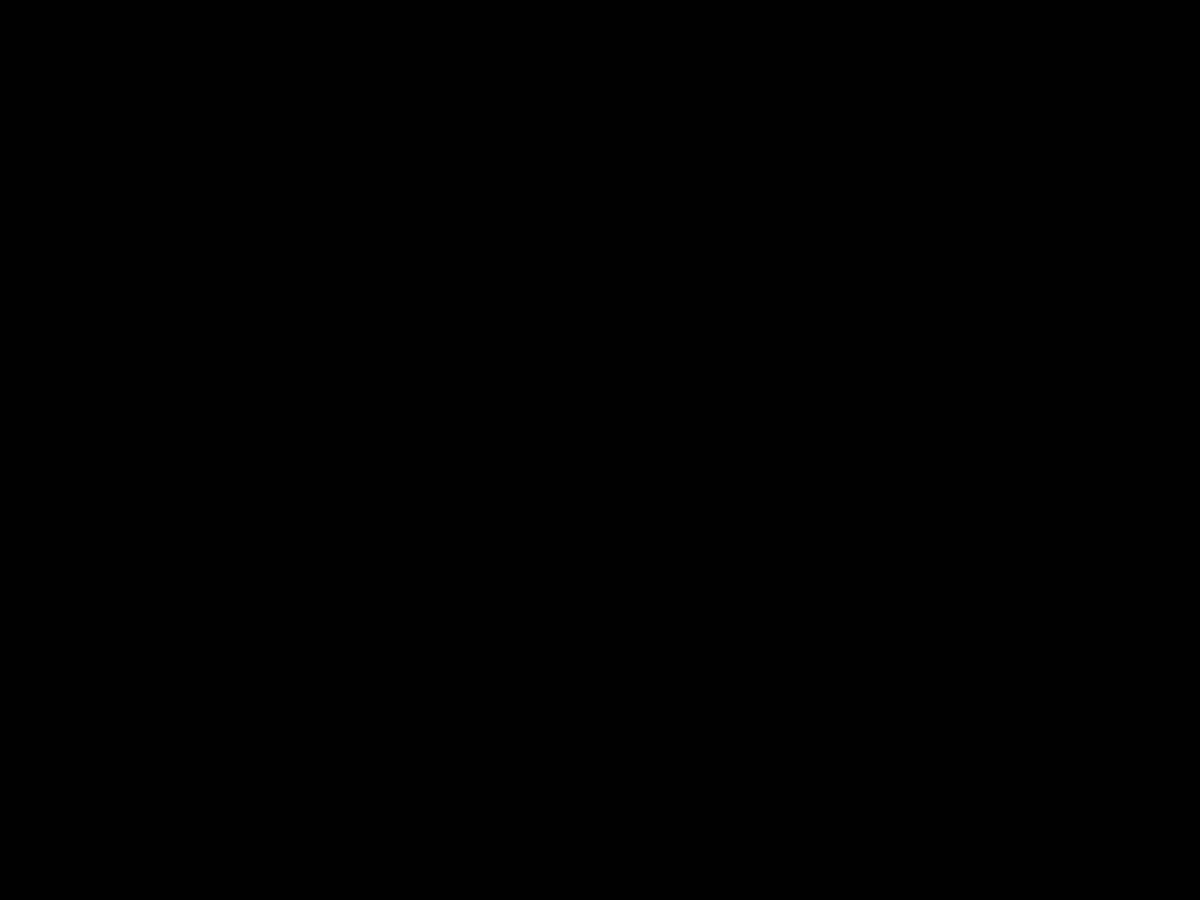
Frame 1 (no input)
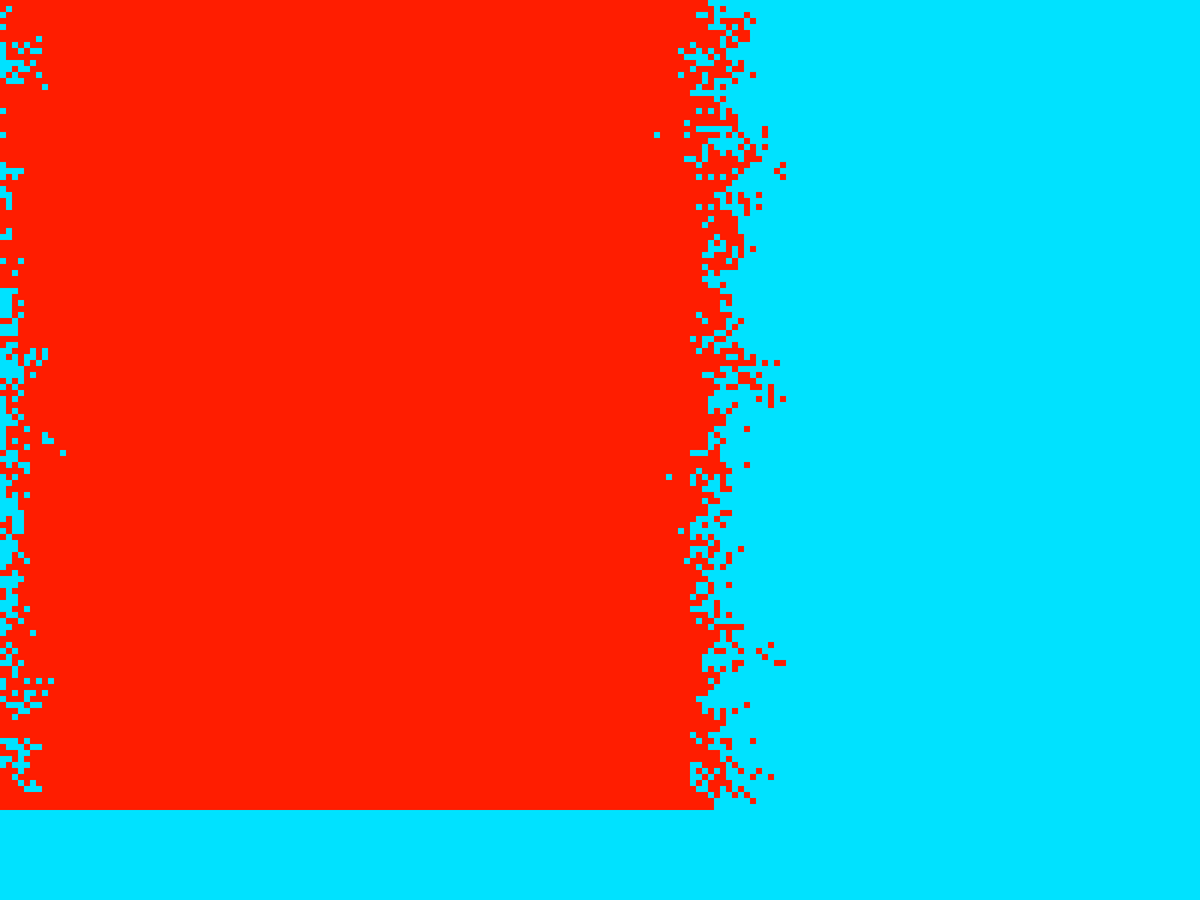
Frame 60 (the mouse pressed at the canvas centre just before this capture)
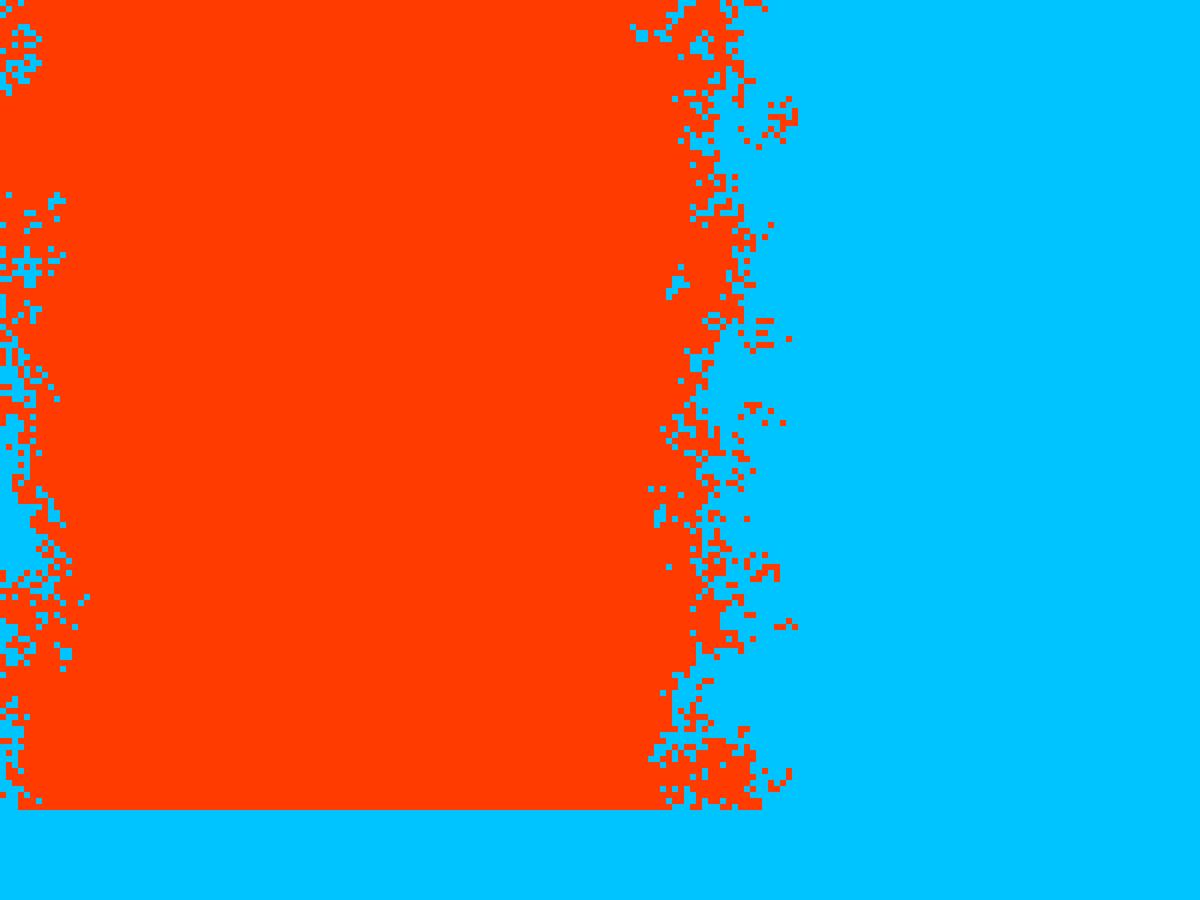
Frame 120 (the mouse held since frame 60 and released just before this capture)

The Processing sketch that drew these frames (run headless with seeded random() and noise(); from frame 60 on, the mouse is pressed at the canvas centre):

// Processing sketch: Pixels_Fighting_Loop
// ── Pixels_Fighting_Loop.pde
//change to change size of the squares
int pixelSize = 8;
//change to change time it takes for one frame
int frameTime = 2;
//change to change the rate at which colour change happens
int changeSpeed = 1;
//change to change the length of the trail the squares leave behind
int trail = 32;

int screenX = round(1920 / pixelSize);
int screenY = round(1080 / pixelSize);
boolean[][] field = new boolean[screenX][];
boolean[][] oldField = new boolean[screenX][];
int xCord = 0;
int yCord = 0;
int timer = 3;

int redC = 255;
int greenC = 0;
int blueC = 0;

void setup()
{
  fullScreen();
  background(0, 0, 0);
  noStroke();
  generateField();
}

void generateField()
{
    for (int i = 0; i < field.length; i++)
  {
    field[i] = new boolean[screenY];
    oldField[i] =  new boolean[screenY];
    if (i > (field.length - 1) / 2)
    {
      for (int j = 0; j < field[i].length; j++)
      {
        field[i][j] = false;
      }
    }
    else
    {
      for (int j = 0; j < field[i].length; j++)
      {
        field[i][j] = true;
      }
    }
  }
}

void generateColour() 
{
      //red to yellow
    if (greenC < 255 && redC >= 255 && blueC <= 0)
    {
      greenC += changeSpeed;
      blueC = 0;
    }
    //yellow to green
    else if (redC > 0 && greenC >= 255)
    {
      redC -= changeSpeed;
      greenC = 255;
    }
    //green to cyan
    else if (blueC < 255 && greenC >= 255)
    {
      redC = 0;
      blueC += changeSpeed;
    }
    //cyan to blue
    else if (greenC > 0 && blueC >= 255)
    {
      greenC -= changeSpeed;
      blueC = 255;
    }
    //blue to magenta
    else if (redC < 255 && blueC >= 255)
    {
      redC += changeSpeed;
      greenC = 0;
    }
    //magenta to red
    else if (blueC > 0 && redC >= 255)
    {
      redC = 255;
      blueC -= changeSpeed;
    }
}

void draw()
{
  if (timer == 0)
  {
    for (int i = 0; i < field.length; i++)
    {
       for (int j = 0; j < field[i].length; j++)
       {
         oldField[i][j] = field[i][j];
       }
    }
    for (int i = 0; i < field.length; i++)
    {
      for (int j = 0; j < field[i].length; j++)
      {
        int team1 = 0;
        int team2 = 0;
        int minusI = i, maxI = i, minusJ = j, maxJ = j;
        
        if (i == 0)
        {
          minusI = field.length;
        }
        if (i == field.length - 1)
        {
          maxI = -1;
        }
        if (j == 0)
        {
          minusJ = field[i].length;
        }
        if (j == field[i].length - 1)
        {
          maxJ = -1;
        }
        
        if (oldField[minusI-1][minusJ-1]) { team1++; } else { team2++; }
        if (oldField[minusI-1][j]) { team1++; } else { team2++; }
        if (oldField[minusI-1][maxJ+1]) { team1++; } else { team2++; }
        if (oldField[i][minusJ-1]) { team1++; } else { team2++; }
        if (oldField[i][j]) { team1++; } else { team2++; }
        if (oldField[i][maxJ+1]) { team1++; } else { team2++; }
        if (oldField[maxI+1][minusJ-1]) { team1++; } else { team2++; }
        if (oldField[maxI+1][j]) { team1++; } else { team2++; }
        if (oldField[maxI+1][maxJ+1]) { team1++; } else { team2++; }
        
       
        
        
        float ratio = 1 / (float(team1) + float(team2)) * float(team1);
        if (ratio > random(1)) { field[i][j] = true; } else { field[i][j] = false; }
      }
    }
    
    generateColour();
    fill(255 - redC, 255 - greenC, 255 - blueC);
    square(0, 0, 5000);
    fill(redC, greenC, blueC);
    xCord = 0;
    
    for (int i = 0; i < field.length; i++)
    {
      yCord = 0;
      for (int j = 0; j < field[i].length; j++)
      {
        if (field[i][j])
        {
          square(xCord, yCord, pixelSize);
        }
        
        yCord += pixelSize;
      }
      xCord += pixelSize;
    }
    
    timer = frameTime;
  }
  timer--;
  
}
